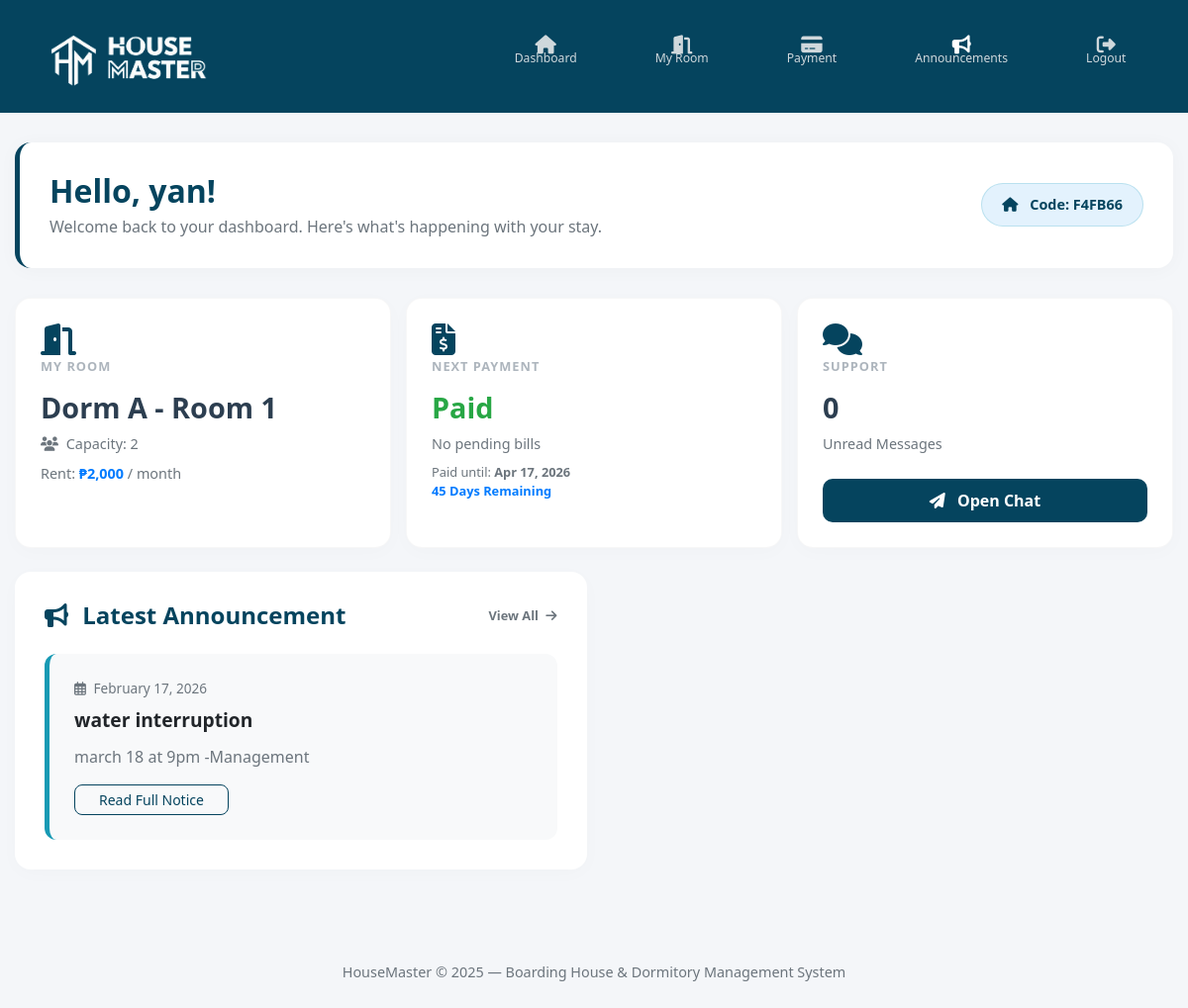
Screenshot of /tenant/dashboard.php (signed in) with the database file from the repository.
### tables this page shows
CREATE TABLE `tenants` (
  `id` int(11) NOT NULL,
  `fullname` varchar(100) NOT NULL,
  `email` varchar(100) NOT NULL,
  `password` varchar(255) NOT NULL,
  `age` int(11) DEFAULT NULL,
  `phone` varchar(20) DEFAULT NULL,
  `start_boarding_date` date DEFAULT NULL,
  `emergency_contact_person` varchar(100) DEFAULT NULL,
  `emergency_contact_phone` varchar(20) DEFAULT NULL,
  `reset_token` varchar(64) DEFAULT NULL,
  `reset_token_expires_at` datetime DEFAULT NULL,
  `status` enum('active','pending','inactive','unassigned') DEFAULT 'unassigned',
  `created_at` timestamp NOT NULL DEFAULT current_timestamp(),
  `boarding_code` varchar(20) DEFAULT NULL,
  `admin_id` int(11) DEFAULT NULL,
  `requested_room_id` int(11) DEFAULT NULL,
  `last_announcement_view` timestamp NULL DEFAULT NULL
);

CREATE TABLE `rooms` (
  `id` int(11) NOT NULL,
  `room_label` varchar(100) NOT NULL,
  `capacity` int(11) NOT NULL,
  `rental_rate` decimal(10,2) NOT NULL,
  `notice` text DEFAULT NULL,
  `room_code` varchar(20) DEFAULT NULL,
  `created_at` timestamp NOT NULL DEFAULT current_timestamp(),
  `boarding_code` varchar(20) DEFAULT NULL
);

CREATE TABLE `payments` (
  `id` int(11) NOT NULL,
  `tenant_id` int(11) NOT NULL,
  `admin_id` int(11) NOT NULL,
  `boarding_code` varchar(20) DEFAULT NULL,
  `amount` decimal(10,2) NOT NULL,
  `due_date` date NOT NULL,
  `status` enum('pending','paid') DEFAULT 'pending',
  `payment_proof` varchar(255) DEFAULT NULL,
  `created_at` timestamp NOT NULL DEFAULT current_timestamp()
);

CREATE TABLE `notices` (
  `id` int(11) NOT NULL,
  `title` varchar(200) NOT NULL,
  `body` text NOT NULL,
  `created_at` timestamp NOT NULL DEFAULT current_timestamp(),
  `boarding_code` varchar(20) DEFAULT NULL,
  `admin_id` int(11) DEFAULT NULL
);

### tenant/dashboard.php (the view, shortened to what this page needs)
<?php
include __DIR__ . "/../config.php";
$tenant_id = $_SESSION["tenant_id"];
$tenant_stmt = $conn->prepare("SELECT * FROM tenants WHERE id = ?");
$tenant_stmt->bind_param("i", $tenant_id);
$tenant_stmt->execute();
$tenant = $tenant_stmt->get_result()->fetch_assoc();
$room = $conn->query("
    SELECT r.* FROM rooms r
    INNER JOIN tenant_rooms tr ON r.id = tr.room_id
    WHERE tr.tenant_id = $tenant_id
")->fetch_assoc();
$payment_stmt = $conn->prepare("
    SELECT * FROM payments
    WHERE tenant_id = ? AND status = 'pending'
    ORDER BY due_date ASC LIMIT 1");
$payment_stmt->bind_param("i", $tenant_id);
$payment_stmt->execute();
$payment = $payment_stmt->get_result()->fetch_assoc();
$days_remaining = null;
$stay_until = null;
$today = new DateTime();
$today->setTime(0, 0, 0);
$last_paid_stmt = $conn->prepare("SELECT due_date FROM payments WHERE tenant_id = ? AND status = 'paid' ORDER BY due_date DESC LIMIT 1");
$last_paid_stmt->bind_param("i", $tenant_id);
$last_paid_stmt->execute();
$last_paid = $last_paid_stmt->get_result()->fetch_assoc();
if ($last_paid) {
    $last_due = new DateTime($last_paid['due_date']);
    $last_due->setTime(0, 0, 0);
    $days_remaining = (int)$today->diff($last_due)->format('%r%a');
    $stay_until = $last_due->format('M d, Y');
} elseif ($payment) {
    $pending_due = new DateTime($payment['due_date']);
    $pending_due->setTime(0, 0, 0);
    $days_remaining = (int)$today->diff($pending_due)->format('%r%a');
    $stay_until = $pending_due->format('M d, Y');
}
$boarding_code = $tenant['boarding_code'];
$notices_stmt = $conn->prepare("SELECT * FROM notices WHERE boarding_code = ? ORDER BY created_at DESC LIMIT 1");
$notices_stmt->bind_param("s", $boarding_code);
$notices_stmt->execute();
$latest_notice = $notices_stmt->get_result()->fetch_assoc();
?>
<!DOCTYPE html>
<html lang="en">
<head>
  <link rel="stylesheet" href="https://cdn.jsdelivr.net/npm/bootstrap@5.3.2/dist/css/bootstrap.min.css">
  <link rel="stylesheet" href="https://cdnjs.cloudflare.com/ajax/libs/font-awesome/6.5.0/css/all.min.css">
  <link rel="stylesheet" href="../assets/css/adminlte.min.css">
  <link rel="stylesheet" href="tenant.css">
</head>
<body>
<?php include("navbar.php"); ?>
<div class="main-container">
    <div class="welcome-banner">
        <div class="welcome-text">
            <h2>Hello, <?php echo htmlspecialchars($tenant["fullname"]); ?>!</h2>
            <p>Welcome back to your dashboard. Here's what's happening with your stay.</p>
        </div>
        <?php if (!empty($tenant['boarding_code'])): ?>
        <div class="boarding-code-badge">
            <i class="fas fa-home me-2"></i> Code: <?php echo htmlspecialchars($tenant['boarding_code']); ?>
        </div>
        <?php endif; ?>
    </div>
    <div class="row g-4">
        <div class="col-md-4">
            <div class="info-card">
                <i class="fas fa-door-open card-icon-bg"></i>
                <div class="card-label">My Room</div>
                <?php if ($room): ?>
                    <div class="card-value"><?php echo htmlspecialchars($room["room_label"]); ?></div>
                    <div class="card-subtext mb-2">
                        <i class="fas fa-users me-1"></i> Capacity: <?php echo $room["capacity"]; ?>
                    </div>
                    <div class="card-subtext">
                        Rent: <span class="text-primary fw-bold">₱<?php echo number_format($room["rental_rate"]); ?></span> / month
                    </div>
                <?php else: ?>
                    <div class="card-value text-muted">Not Assigned</div>
                    <div class="card-subtext">Please contact admin</div>
                <?php endif; ?>
            </div>
        </div>
        <div class="col-md-4">
            <div class="info-card">
                <i class="fas fa-file-invoice-dollar card-icon-bg"></i>
                <div class="card-label">Next Payment</div>
                <?php if ($payment): ?>
                    <div class="card-value">₱<?php echo number_format($payment["amount"]); ?></div>
                    <?php
                        $payment_status = $payment['status'];
                        $badge_class = 'status-pending';
                        $icon_class = 'clock';
                        $status_text = 'Pending';
                        if ($payment_status == 'pending' && strtotime($payment['due_date']) < time()) {
                            $badge_class = 'status-overdue';
                            $icon_class = 'exclamation-circle';
                            $status_text = 'Overdue';
                        }
                    ?>
                    <div class="mb-3">
                        <span class="status-badge <?php echo $badge_class; ?>">
                            <i class="fas fa-<?php echo $icon_class; ?> me-1"></i> <?php echo $status_text; ?>
                        </span>
                    </div>
                    <div class="card-subtext">
                        Due Date: <strong><?php echo date("M d, Y", strtotime($payment["due_date"])); ?></strong>
                    </div>
                    <?php if ($days_remaining !== null): ?>
                        <div class="mt-2 small fw-bold <?php echo $days_remaining < 0 ? 'text-danger' : 'text-primary'; ?>">
                            <?php echo $days_remaining < 0 ? abs($days_remaining) . " Days Overdue" : $days_remaining . " Days Remaining"; ?>
                        </div>
                    <?php endif; ?>
                <?php else: ?>
                    <div class="card-value text-success">Paid</div>
                    <div class="card-subtext">No pending bills</div>
                    <?php if ($days_remaining !== null): ?>
                        <div class="mt-2 small text-muted">
                            Paid until: <strong><?php echo $stay_until; ?></strong>
                            <br>
                            <span class="text-primary fw-bold"><?php echo $days_remaining; ?> Days Remaining</span>
                        </div>
                    <?php endif; ?>
                <?php endif; ?>
            </div>
        </div>
        <div class="col-md-4">
            <div class="info-card">
                <i class="fas fa-comments card-icon-bg"></i>
                <div class="card-label">Support</div>
                <div class="card-value">
                    <?php echo ($unread_messages > 0) ? $unread_messages : '0'; ?>
                </div>
                <div class="card-subtext mb-4">Unread Messages</div>
                <button class="btn btn-action w-100" data-bs-toggle="modal" data-bs-target="#supportModal">
                    <i class="fas fa-paper-plane me-2"></i> Open Chat
                </button>
            </div>
        </div>
    </div>
    <div class="row mt-4">
        <div class="col-md-12">
            <div class="announcement-section">
                <div class="d-flex justify-content-between align-items-center mb-4">
                    <h4 class="section-title"><i class="fas fa-bullhorn horn text-primary me-2"></i> Latest Announcement</h4>
                    <a href="tenant-announcement.php" class="text-decoration-none text-muted small fw-bold">View All <i class="fas fa-arrow-right ms-1"></i></a>
                </div>
                <?php if ($latest_notice): ?>
                    <div class="notice-item">
                        <span class="notice-date"><i class="far fa-calendar-alt me-1"></i> <?php echo date("F j, Y", strtotime($latest_notice["created_at"])); ?></span>
                        <div class="notice-title"><?php echo htmlspecialchars($latest_notice["title"]); ?></div>
                        <p class="text-muted mb-3"><?php echo htmlspecialchars(substr($latest_notice['body'], 0, 250)) . (strlen($latest_notice['body']) > 250 ? '...' : ''); ?></p>
                        <button class="btn border btn-sm btn-outline-primary rounded-pill px-4" data-bs-toggle="modal" data-bs-target="#noticeModalTenant<?php echo $latest_notice['id']; ?>">Read Full Notice</button>
                    </div>
                <?php endif; ?>
            </div>
        </div>
    </div>
</div>
<footer class="text-center mt-5 mb-3 text-muted">
  HouseMaster © 2025 — Boarding House & Dormitory Management System
</footer>
</body>
</html>

### tenant/tenant.css (style rules this page uses)
body { background-color: #f5f7fa; font-family: 'Segoe UI', sans-serif; margin: 0; padding: 0; }
footer { margin-top: 40px; padding: 15px; text-align: center; color: #777; font-size: 0.9rem; }

### tenant/dashboard.php (style rules this page uses)
body { background-color: #f4f6f9; }
.main-container { max-width: 1200px; margin: 0 auto; padding: 30px 15px; }
.welcome-banner { background-color: #fff; border-radius: 16px; padding: 30px; margin-bottom: 30px; box-shadow: 0 2px 20px rgba(0,0,0,0.03); border-left: 5px solid #05445E; display: flex; justify-content: space-between; align-items: center; flex-wrap: wrap; }
.welcome-text h2 { color: #05445E; font-weight: 700; margin-bottom: 5px; }
.welcome-text p { color: #6c757d; margin-bottom: 0; }
.boarding-code-badge { background-color: #e3f2fd; color: #05445E; padding: 10px 20px; border-radius: 50px; font-weight: 600; font-size: 0.9rem; border: 1px solid rgba(24, 154, 180, 0.2); }
.info-card { background: #fff; border-radius: 16px; padding: 25px; height: 100%; box-shadow: 0 4px 20px rgba(0,0,0,0.02); transition: all 0.3s ease; position: relative; overflow: hidden; border: 1px solid rgba(0,0,0,0.03); }
.card-icon-bg { font-size: 2rem; color: #05445E; }
.fa-bullhorn { content: "\f0a1"; color: #ffffff; }
.horn { color: #05445E !important; }
.card-label { color: #adb5bd; font-size: 0.8rem; font-weight: 700; text-transform: uppercase; letter-spacing: 1px; margin-bottom: 10px; }
.card-value { color: #2c3e50; font-size: 1.8rem; font-weight: 800; margin-bottom: 5px; }
.card-subtext { font-size: 0.9rem; color: #6c757d; }
.border { border-radius: 8px !important; border-color: #05445E !important; color: #05445E; }
.announcement-section { background: #fff; border-radius: 16px; padding: 30px; box-shadow: 0 4px 20px rgba(0,0,0,0.02); }
.section-title { color: #05445E; font-weight: 700; margin-bottom: 0; }
.notice-item { background-color: #f8f9fa; border-radius: 12px; padding: 25px; border-left: 5px solid #189AB4; }
.notice-date { font-size: 0.85rem; color: #6c757d; margin-bottom: 8px; display: block; }
.notice-title { font-weight: 700; color: #212529; font-size: 1.2rem; margin-bottom: 10px; }
.btn-action { background-color: #05445E; color: white; border-radius: 10px; padding: 10px 20px; border: none; transition: background 0.3s; font-weight: 600; }

### rows the page displays
tenants: fullname "yan", boarding_code "F4FB66"
rooms: room_label "Dorm A - Room 1", capacity "2", rental_rate "2,000"
payments: due_date "Apr 17, 2026", due_date "45"
notices: created_at "February 17, 2026", title "water interruption", body "march 18 at 9pm -Management"
